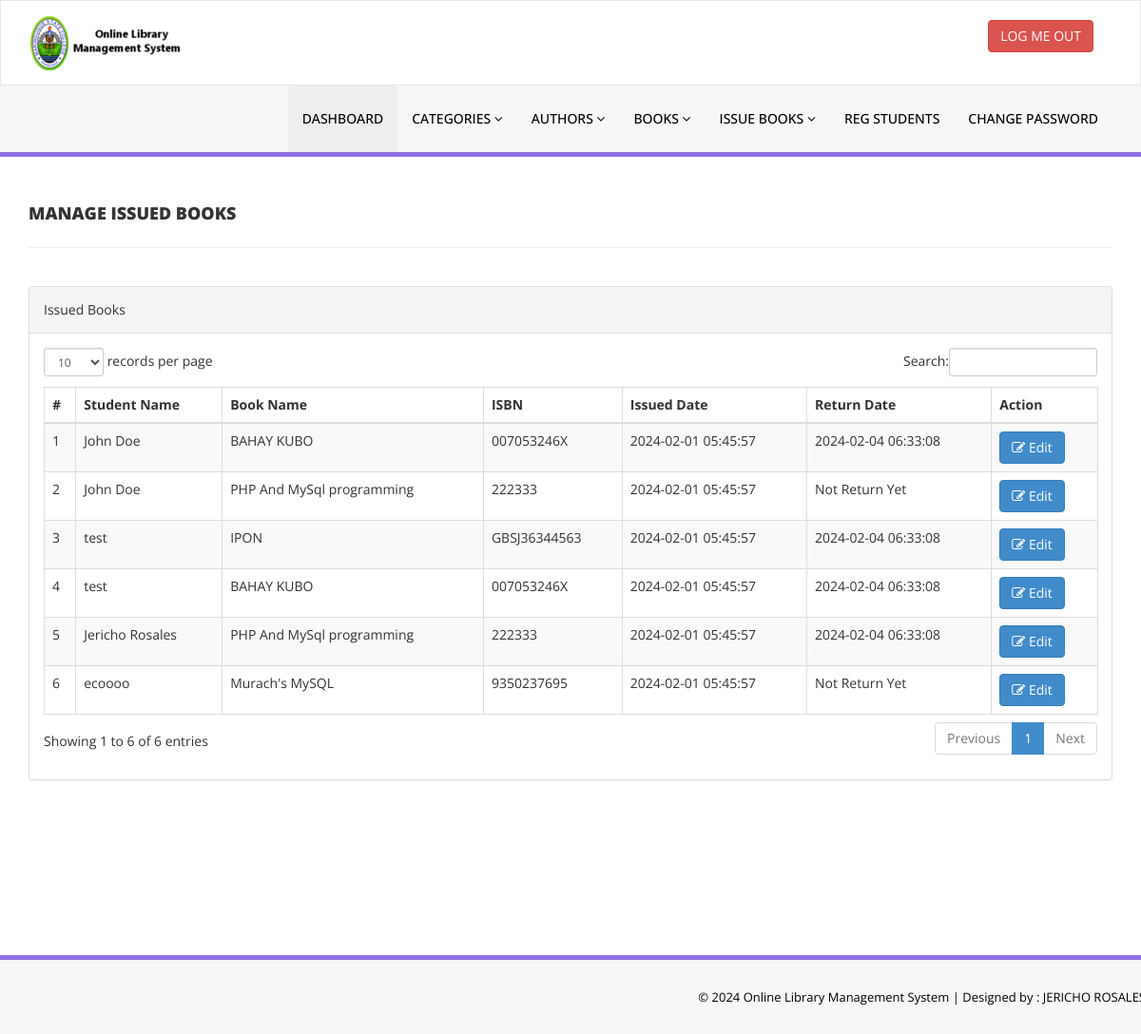
Screenshot of /admin/manage-issued-books.php (signed in) with the database file from the repository.
### tables this page shows
CREATE TABLE `tblissuedbookdetails` (
  `id` int(11) NOT NULL,
  `BookId` int(11) DEFAULT NULL,
  `StudentID` varchar(150) DEFAULT NULL,
  `IssuesDate` timestamp NULL DEFAULT current_timestamp(),
  `ReturnDate` timestamp NULL DEFAULT NULL ON UPDATE current_timestamp(),
  `RetrunStatus` int(1) DEFAULT NULL,
  `fine` int(11) DEFAULT NULL
);

CREATE TABLE `tblstudents` (
  `id` int(11) NOT NULL,
  `StudentId` varchar(100) DEFAULT NULL,
  `FullName` varchar(120) DEFAULT NULL,
  `EmailId` varchar(120) DEFAULT NULL,
  `MobileNumber` char(11) DEFAULT NULL,
  `Password` varchar(120) DEFAULT NULL,
  `Status` int(1) DEFAULT NULL,
  `RegDate` timestamp NULL DEFAULT current_timestamp(),
  `UpdationDate` timestamp NULL DEFAULT NULL ON UPDATE current_timestamp()
);

CREATE TABLE `tblbooks` (
  `id` int(11) NOT NULL,
  `BookName` varchar(255) DEFAULT NULL,
  `CatId` int(11) DEFAULT NULL,
  `AuthorId` int(11) DEFAULT NULL,
  `ISBNNumber` varchar(25) DEFAULT NULL,
  `BookPrice` decimal(10,2) DEFAULT NULL,
  `bookImage` varchar(250) NOT NULL,
  `isIssued` int(1) DEFAULT NULL,
  `RegDate` timestamp NULL DEFAULT current_timestamp(),
  `UpdationDate` timestamp NULL DEFAULT NULL ON UPDATE current_timestamp()
);

### admin/manage-issued-books.php (the view, shortened to what this page needs)
<?php
include('includes/config.php');
if(strlen($_SESSION['alogin'])==0)
    {
header('location:index.php');
}
else{
    ?>
<!DOCTYPE html>
<html xmlns="http://www.w3.org/1999/xhtml">
<head>
    <link href="assets/css/bootstrap.css" rel="stylesheet" />
    <link href="assets/css/font-awesome.css" rel="stylesheet" />
    <link href="assets/js/dataTables/dataTables.bootstrap.css" rel="stylesheet" />
    <link href="assets/css/style.css" rel="stylesheet" />
</head>
<body>
<?php include('includes/header.php');?>
    <div class="content-wrapper">
         <div class="container">
        <div class="row pad-botm">
            <div class="col-md-12">
                <h4 class="header-line">Manage Issued Books</h4>
    </div>
     <div class="row">
</div>
        </div>
            <div class="row">
                <div class="col-md-12">
                    <div class="panel panel-default">
                        <div class="panel-heading">
                          Issued Books
                        </div>
                        <div class="panel-body">
                            <div class="table-responsive">
                                <table class="table table-striped table-bordered table-hover" id="dataTables-example">
                                    <thead>
                                        <tr>
                                            <th>#</th>
                                            <th>Student Name</th>
                                            <th>Book Name</th>
                                            <th>ISBN </th>
                                            <th>Issued Date</th>
                                            <th>Return Date</th>
                                            <th>Action</th>
                                        </tr>
                                    </thead>
                                    <tbody>
<?php $sql = "SELECT tblstudents.FullName,tblbooks.BookName,tblbooks.ISBNNumber,tblissuedbookdetails.IssuesDate,tblissuedbookdetails.ReturnDate,tblissuedbookdetails.id as rid from  tblissuedbookdetails join tblstudents on tblstudents.StudentId=tblissuedbookdetails.StudentId join tblbooks on tblbooks.id=tblissuedbookdetails.BookId order by tblissuedbookdetails.id desc";
$query = $dbh -> prepare($sql);
$query->execute();
$results=$query->fetchAll(PDO::FETCH_OBJ);
$cnt=1;
if($query->rowCount() > 0)
{
foreach($results as $result)
{               ?>
                                        <tr class="odd gradeX">
                                            <td class="center"><?php echo htmlentities($cnt);?></td>
                                            <td class="center"><?php echo htmlentities($result->FullName);?></td>
                                            <td class="center"><?php echo htmlentities($result->BookName);?></td>
                                            <td class="center"><?php echo htmlentities($result->ISBNNumber);?></td>
                                            <td class="center"><?php echo htmlentities($result->IssuesDate);?></td>
                                            <td class="center"><?php if($result->ReturnDate=="")
                                            {
                                                echo htmlentities("Not Return Yet");
                                            } else {
                                            echo htmlentities($result->ReturnDate);
}
                                            ?></td>
                                            <td class="center">
                                            <a href="update-issue-bookdeails.php?rid=<?php echo htmlentities($result->rid);?>"><button class="btn btn-primary"><i class="fa fa-edit "></i> Edit</button>
                                            </td>
                                        </tr>
 <?php $cnt=$cnt+1;}} ?>
                                    </tbody>
                                </table>
                            </div>
                        </div>
                    </div>
                </div>
            </div>
    </div>
    </div>
  <?php include('includes/footer.php');?>
</body>
</html>
<?php } ?>

### admin/assets/css/style.css (style rules this page uses)
.content-wrapper { margin-top: 40px; min-height:800px; padding-bottom:90px; }
.header-line { font-weight:900; padding-bottom:25px; border-bottom:1px solid #eeeeee; text-transform:uppercase; }
.pad-botm { padding-bottom:30px; }

### rows the page displays
tblissuedbookdetails: tblstudents.FullName "John Doe", BookId.BookName "BAHAY KUBO", BookId.ISBNNumber "007053246X", IssuesDate "2024-02-01 05:45:57", ReturnDate "2024-02-04 06:33:08"
tblissuedbookdetails: tblstudents.FullName "John Doe", BookId.BookName "PHP And MySql programming", BookId.ISBNNumber "222333", IssuesDate "2024-02-01 05:45:57"
tblissuedbookdetails: tblstudents.FullName "test", BookId.BookName "IPON", BookId.ISBNNumber "GBSJ36344563", IssuesDate "2024-02-01 05:45:57", ReturnDate "2024-02-04 06:33:08"
tblissuedbookdetails: tblstudents.FullName "test", BookId.BookName "BAHAY KUBO", BookId.ISBNNumber "007053246X", IssuesDate "2024-02-01 05:45:57", ReturnDate "2024-02-04 06:33:08"
tblissuedbookdetails: tblstudents.FullName "Jericho Rosales", BookId.BookName "PHP And MySql programming", BookId.ISBNNumber "222333", IssuesDate "2024-02-01 05:45:57", ReturnDate "2024-02-04 06:33:08"
tblissuedbookdetails: tblstudents.FullName "ecoooo", BookId.BookName "Murach's MySQL", BookId.ISBNNumber "9350237695", IssuesDate "2024-02-01 05:45:57"
